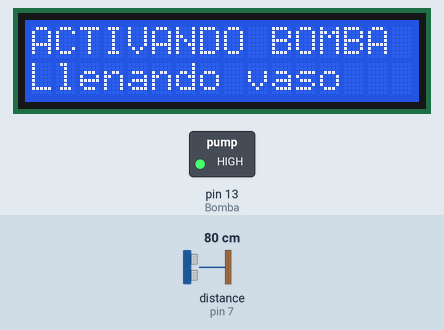
Recording of a sketch running on a simulated Arduino Uno, built with avr-gcc and run on an emulated ATmega328P. On the bench: 16×2 character LCD, switched loads named in the sketch (green lamp = pin HIGH). Wiring (inferred from the names in the program): ultrasonic range finder: trigger pin 7; echo pin 7. The test bench sets the inputs (shaded band); at power-on: distance to the obstacle (sensor on pin 7) 80 cm. The echo pulse lasts 58.3 µs per cm; what the sketch prints to the serial monitor is not drawn.

Above: at 1.3 s.
1.4 s: distance to the obstacle (sensor on pin 7) set to 98 cm
4.4 s: distance to the obstacle (sensor on pin 7) set to 104 cm
At 5.6 s:
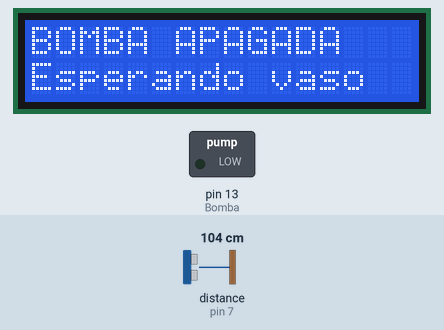
5.9 s: distance to the obstacle (sensor on pin 7) set to 2 cm
At 6.4 s:
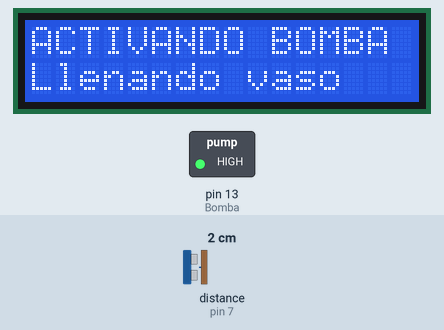
7.4 s: distance to the obstacle (sensor on pin 7) set to 120 cm
At 8.9 s:
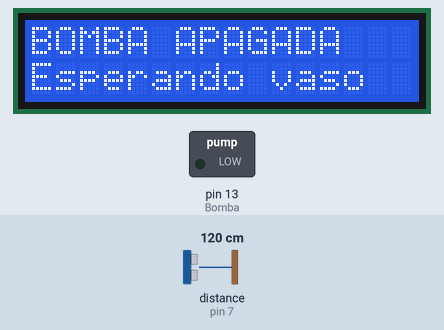
Timing chart, 0 to 9.9 s (numbered marks = the images above; inputs shaded):
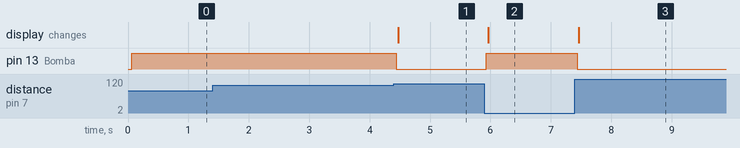

Measured:
- the behaviour switches between 100 and 101 cm on distance to the obstacle (sensor on pin 7) (found by bisection; images 0 and 1)
- after the input at 1.4 s, every drawn part: stays the same
- after the input at 4.4 s, pin 13 (Bomba): HIGH → LOW at once; the display: changes after 0.07 s (image 1)
- after the input at 5.9 s, pin 13 (Bomba): LOW → HIGH at once; the display: changes after 0.06 s (image 2)
- after the input at 7.4 s, pin 13 (Bomba): HIGH → LOW at once; the display: changes after 0.07 s (image 3)

The sketch:

GET_SEND.ino
```cpp
#include <Wire.h>
#include <LiquidCrystal_I2C.h>
const int Sensor = 7;
const int Bomba = 13;

//Crear el objeto lcd  dirección  0x3F y 16 columnas x 2 filas
LiquidCrystal_I2C lcd(0x20,16,2);  //


void setup() {
  Serial.begin(9600);
  pinMode(Bomba, OUTPUT);
  // Inicializar el LCD
  lcd.init();

  //Encender la luz de fondo.
  lcd.backlight();

  // Escribimos el Mensaje en el LCD.
  llenado();
}

void loop() {
  long duration, cm;

  pinMode(Sensor, OUTPUT);
  digitalWrite(Sensor, LOW);
  delayMicroseconds(2);
  digitalWrite(Sensor, HIGH);
  delayMicroseconds(5);
  digitalWrite(Sensor, LOW);

  pinMode(Sensor, INPUT);
  duration = pulseIn(Sensor, HIGH);


  cm = microsecondsToCentimeters(duration);


  Serial.print("Distance: ");
  Serial.print(cm);
  Serial.print("cm");
  Serial.println();

  if(cm <= 100) {//Modificar para determinar la distancia de activacion
    llenado();
  }
  else {
    espera();
  }
}

void espera() {
  digitalWrite(Bomba, LOW);
  lcd.setCursor(0,0);
  lcd.print("BOMBA APAGADA  ");
  lcd.setCursor(0,1);
  lcd.print("Esperando vaso");
  delay(10);

}

void llenado() {
  digitalWrite(Bomba, HIGH);
  lcd.setCursor(0,0);
  lcd.print("ACTIVANDO BOMBA");
  lcd.setCursor(0,1);
  lcd.print("Llenando vaso ");
  delay(10);
}

long microsecondsToCentimeters(long microseconds) {

  return microseconds / 29 / 2;
}
```
